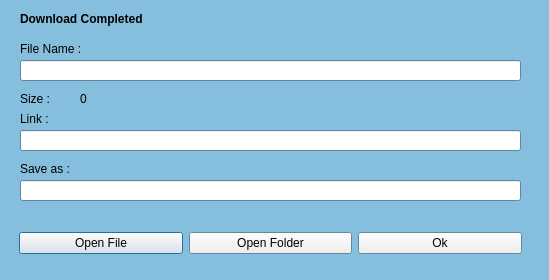
<?xml version="1.0" encoding="UTF-8"?>
<ui version="4.0">
 <class>Dialog</class>
 <widget class="QDialog" name="Dialog">
  <property name="geometry">
   <rect>
    <x>0</x>
    <y>0</y>
    <width>549</width>
    <height>280</height>
   </rect>
  </property>
  <property name="palette">
   <palette>
    <active>
     <colorrole role="Base">
      <brush brushstyle="SolidPattern">
       <color alpha="255">
        <red>255</red>
        <green>255</green>
        <blue>255</blue>
       </color>
      </brush>
     </colorrole>
     <colorrole role="Window">
      <brush brushstyle="SolidPattern">
       <color alpha="255">
        <red>134</red>
        <green>191</green>
        <blue>221</blue>
       </color>
      </brush>
     </colorrole>
    </active>
    <inactive>
     <colorrole role="Base">
      <brush brushstyle="SolidPattern">
       <color alpha="255">
        <red>255</red>
        <green>255</green>
        <blue>255</blue>
       </color>
      </brush>
     </colorrole>
     <colorrole role="Window">
      <brush brushstyle="SolidPattern">
       <color alpha="255">
        <red>134</red>
        <green>191</green>
        <blue>221</blue>
       </color>
      </brush>
     </colorrole>
    </inactive>
    <disabled>
     <colorrole role="Base">
      <brush brushstyle="SolidPattern">
       <color alpha="255">
        <red>134</red>
        <green>191</green>
        <blue>221</blue>
       </color>
      </brush>
     </colorrole>
     <colorrole role="Window">
      <brush brushstyle="SolidPattern">
       <color alpha="255">
        <red>134</red>
        <green>191</green>
        <blue>221</blue>
       </color>
      </brush>
     </colorrole>
    </disabled>
   </palette>
  </property>
  <property name="windowTitle">
   <string>Download Finished</string>
  </property>
  <widget class="QFrame" name="frame">
   <property name="geometry">
    <rect>
     <x>10</x>
     <y>10</y>
     <width>521</width>
     <height>201</height>
    </rect>
   </property>
   <property name="frameShape">
    <enum>QFrame::NoFrame</enum>
   </property>
   <property name="frameShadow">
    <enum>QFrame::Raised</enum>
   </property>
   <widget class="QLabel" name="fileSize_la">
    <property name="geometry">
     <rect>
      <x>70</x>
      <y>80</y>
      <width>101</width>
      <height>17</height>
     </rect>
    </property>
    <property name="text">
     <string>0</string>
    </property>
   </widget>
   <widget class="QLineEdit" name="link_le">
    <property name="geometry">
     <rect>
      <x>10</x>
      <y>120</y>
      <width>501</width>
      <height>21</height>
     </rect>
    </property>
   </widget>
   <widget class="QLabel" name="label">
    <property name="geometry">
     <rect>
      <x>10</x>
      <y>30</y>
      <width>91</width>
      <height>17</height>
     </rect>
    </property>
    <property name="text">
     <string>File Name :</string>
    </property>
   </widget>
   <widget class="QLabel" name="label_6">
    <property name="geometry">
     <rect>
      <x>10</x>
      <y>150</y>
      <width>61</width>
      <height>17</height>
     </rect>
    </property>
    <property name="text">
     <string>Save as :</string>
    </property>
   </widget>
   <widget class="QLabel" name="label_3">
    <property name="geometry">
     <rect>
      <x>10</x>
      <y>80</y>
      <width>61</width>
      <height>17</height>
     </rect>
    </property>
    <property name="text">
     <string>Size :</string>
    </property>
   </widget>
   <widget class="QLabel" name="label_5">
    <property name="geometry">
     <rect>
      <x>10</x>
      <y>100</y>
      <width>51</width>
      <height>17</height>
     </rect>
    </property>
    <property name="text">
     <string>Link :</string>
    </property>
   </widget>
   <widget class="QLineEdit" name="saveAs_le">
    <property name="geometry">
     <rect>
      <x>10</x>
      <y>170</y>
      <width>501</width>
      <height>21</height>
     </rect>
    </property>
   </widget>
   <widget class="QLineEdit" name="fileName_le">
    <property name="geometry">
     <rect>
      <x>10</x>
      <y>50</y>
      <width>501</width>
      <height>21</height>
     </rect>
    </property>
   </widget>
   <widget class="QLabel" name="label_2">
    <property name="geometry">
     <rect>
      <x>10</x>
      <y>0</y>
      <width>191</width>
      <height>17</height>
     </rect>
    </property>
    <property name="font">
     <font>
      <weight>75</weight>
      <bold>true</bold>
     </font>
    </property>
    <property name="text">
     <string>Download Completed</string>
    </property>
   </widget>
  </widget>
  <widget class="QFrame" name="frame_2">
   <property name="geometry">
    <rect>
     <x>10</x>
     <y>220</y>
     <width>521</width>
     <height>47</height>
    </rect>
   </property>
   <property name="frameShape">
    <enum>QFrame::NoFrame</enum>
   </property>
   <property name="frameShadow">
    <enum>QFrame::Raised</enum>
   </property>
   <layout class="QHBoxLayout" name="horizontalLayout">
    <item>
     <widget class="QPushButton" name="openFile_pb">
      <property name="text">
       <string>Open File</string>
      </property>
     </widget>
    </item>
    <item>
     <widget class="QPushButton" name="openFolder_pb">
      <property name="text">
       <string>Open Folder</string>
      </property>
     </widget>
    </item>
    <item>
     <widget class="QPushButton" name="ok_pb">
      <property name="text">
       <string>Ok</string>
      </property>
     </widget>
    </item>
   </layout>
  </widget>
 </widget>
 <resources/>
 <connections/>
</ui>
